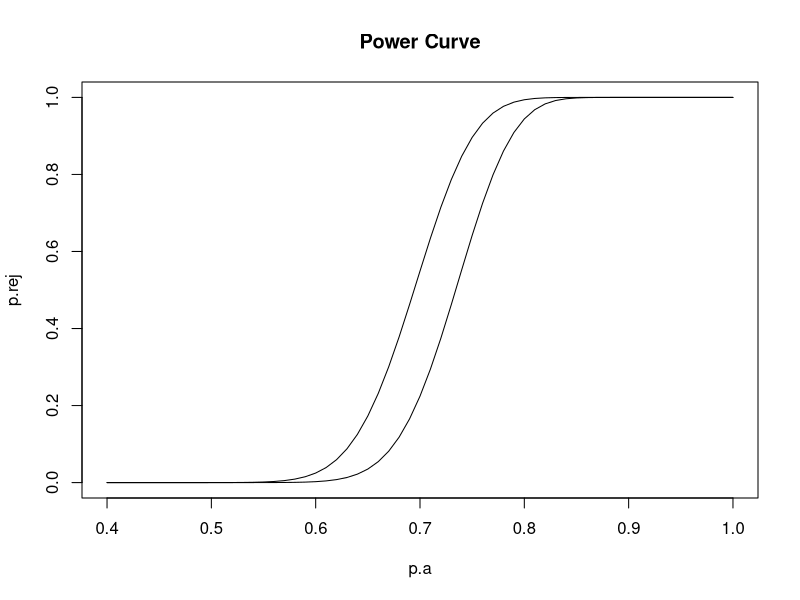

This figure's R source:
# GS3.11
# Andrew Dai, Biyao Zhang, Yuyang, Li, Yuchen Liu

p.a = seq(.40, 1.0, by=.01)
p.rej = 1 - pbinom(69, 100, p.a)
p.rej.2 = 1 - pbinom(73, 100, p.a)
plot(p.a, p.rej, type="l", main="Power Curve")
points(p.a, p.rej.2, type = "l")

library(pwr)
pwr.p.test(h = ES.h(0.8,0.6), n = 100, sig.level = 0.05, alternative ="greater")
